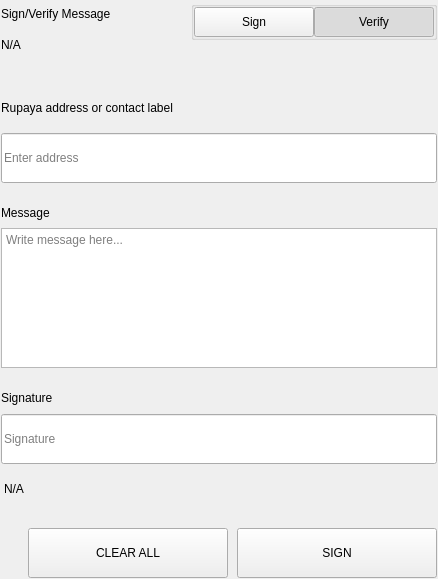
<?xml version="1.0" encoding="UTF-8"?>
<ui version="4.0">
 <class>SettingsSignMessageWidgets</class>
 <widget class="QWidget" name="SettingsSignMessageWidgets">
  <property name="geometry">
   <rect>
    <x>0</x>
    <y>0</y>
    <width>438</width>
    <height>579</height>
   </rect>
  </property>
  <property name="windowTitle">
   <string notr="true">N/A</string>
  </property>
  <layout class="QVBoxLayout" name="verticalLayout">
   <property name="spacing">
    <number>0</number>
   </property>
   <property name="leftMargin">
    <number>0</number>
   </property>
   <property name="topMargin">
    <number>0</number>
   </property>
   <property name="rightMargin">
    <number>0</number>
   </property>
   <property name="bottomMargin">
    <number>0</number>
   </property>
   <item>
    <widget class="QWidget" name="left" native="true">
     <layout class="QVBoxLayout" name="verticalLayout_3">
      <property name="leftMargin">
       <number>0</number>
      </property>
      <property name="topMargin">
       <number>0</number>
      </property>
      <property name="rightMargin">
       <number>0</number>
      </property>
      <property name="bottomMargin">
       <number>0</number>
      </property>
      <item>
       <widget class="QWidget" name="container_sign" native="true">
        <layout class="QVBoxLayout" name="verticalLayout_2">
         <property name="spacing">
          <number>0</number>
         </property>
         <property name="leftMargin">
          <number>1</number>
         </property>
         <property name="topMargin">
          <number>1</number>
         </property>
         <property name="rightMargin">
          <number>1</number>
         </property>
         <property name="bottomMargin">
          <number>1</number>
         </property>
         <item>
          <layout class="QHBoxLayout" name="horizontalLayout_3" stretch="3,1">
           <property name="spacing">
            <number>40</number>
           </property>
           <item>
            <layout class="QVBoxLayout" name="verticalLayoutTitle">
             <property name="spacing">
              <number>5</number>
             </property>
             <item>
              <widget class="QLabel" name="labelTitle">
               <property name="text">
                <string>Sign/Verify Message</string>
               </property>
              </widget>
             </item>
             <item>
              <widget class="QLabel" name="labelSubtitle1">
               <property name="text">
                <string notr="true">N/A</string>
               </property>
               <property name="wordWrap">
                <bool>true</bool>
               </property>
              </widget>
             </item>
            </layout>
           </item>
           <item alignment="Qt::AlignRight|Qt::AlignTop">
            <widget class="QWidget" name="containerSwitch" native="true">
             <property name="styleSheet">
              <string notr="true">#containerSwitch{
	padding-top:9px;
}</string>
             </property>
             <layout class="QVBoxLayout" name="verticalLayout_6">
              <property name="spacing">
               <number>4</number>
              </property>
              <property name="leftMargin">
               <number>0</number>
              </property>
              <property name="topMargin">
               <number>0</number>
              </property>
              <property name="rightMargin">
               <number>0</number>
              </property>
              <property name="bottomMargin">
               <number>0</number>
              </property>
              <item alignment="Qt::AlignRight">
               <widget class="QGroupBox" name="groupBox">
                <property name="sizePolicy">
                 <sizepolicy hsizetype="Fixed" vsizetype="Preferred">
                  <horstretch>0</horstretch>
                  <verstretch>0</verstretch>
                 </sizepolicy>
                </property>
                <property name="title">
                 <string/>
                </property>
                <property name="alignment">
                 <set>Qt::AlignRight|Qt::AlignTop|Qt::AlignTrailing</set>
                </property>
                <layout class="QHBoxLayout" name="horizontalLayout_4">
                 <property name="spacing">
                  <number>0</number>
                 </property>
                 <property name="leftMargin">
                  <number>0</number>
                 </property>
                 <property name="topMargin">
                  <number>0</number>
                 </property>
                 <property name="rightMargin">
                  <number>0</number>
                 </property>
                 <property name="bottomMargin">
                  <number>0</number>
                 </property>
                 <item>
                  <widget class="QPushButton" name="pushSign">
                   <property name="minimumSize">
                    <size>
                     <width>120</width>
                     <height>30</height>
                    </size>
                   </property>
                   <property name="maximumSize">
                    <size>
                     <width>120</width>
                     <height>30</height>
                    </size>
                   </property>
                   <property name="focusPolicy">
                    <enum>Qt::NoFocus</enum>
                   </property>
                   <property name="text">
                    <string>Sign</string>
                   </property>
                   <property name="checkable">
                    <bool>true</bool>
                   </property>
                   <property name="autoExclusive">
                    <bool>true</bool>
                   </property>
                  </widget>
                 </item>
                 <item>
                  <widget class="QPushButton" name="pushVerify">
                   <property name="minimumSize">
                    <size>
                     <width>120</width>
                     <height>30</height>
                    </size>
                   </property>
                   <property name="maximumSize">
                    <size>
                     <width>120</width>
                     <height>30</height>
                    </size>
                   </property>
                   <property name="focusPolicy">
                    <enum>Qt::NoFocus</enum>
                   </property>
                   <property name="text">
                    <string>Verify</string>
                   </property>
                   <property name="checkable">
                    <bool>true</bool>
                   </property>
                   <property name="checked">
                    <bool>true</bool>
                   </property>
                   <property name="autoExclusive">
                    <bool>true</bool>
                   </property>
                  </widget>
                 </item>
                </layout>
               </widget>
              </item>
              <item alignment="Qt::AlignHCenter|Qt::AlignTop">
               <widget class="QLabel" name="labelSubtitleSwitch">
                <property name="text">
                 <string/>
                </property>
                <property name="alignment">
                 <set>Qt::AlignRight|Qt::AlignTrailing|Qt::AlignVCenter</set>
                </property>
               </widget>
              </item>
             </layout>
            </widget>
           </item>
          </layout>
         </item>
         <item>
          <spacer name="verticalSpacer_2">
           <property name="orientation">
            <enum>Qt::Vertical</enum>
           </property>
           <property name="sizeType">
            <enum>QSizePolicy::Fixed</enum>
           </property>
           <property name="sizeHint" stdset="0">
            <size>
             <width>20</width>
             <height>40</height>
            </size>
           </property>
          </spacer>
         </item>
         <item>
          <widget class="QWidget" name="containerAddress" native="true">
           <property name="sizePolicy">
            <sizepolicy hsizetype="Preferred" vsizetype="Fixed">
             <horstretch>0</horstretch>
             <verstretch>0</verstretch>
            </sizepolicy>
           </property>
           <layout class="QVBoxLayout" name="verticalLayout_5" stretch="0,0">
            <property name="spacing">
             <number>15</number>
            </property>
            <property name="leftMargin">
             <number>0</number>
            </property>
            <property name="topMargin">
             <number>0</number>
            </property>
            <property name="rightMargin">
             <number>0</number>
            </property>
            <property name="bottomMargin">
             <number>0</number>
            </property>
            <item>
             <widget class="QLabel" name="labelSubtitleAddress">
              <property name="minimumSize">
               <size>
                <width>0</width>
                <height>20</height>
               </size>
              </property>
              <property name="maximumSize">
               <size>
                <width>16777215</width>
                <height>20</height>
               </size>
              </property>
              <property name="text">
               <string>Rupaya address or contact label</string>
              </property>
             </widget>
            </item>
            <item>
             <widget class="QLineEdit" name="addressIn_SM">
              <property name="minimumSize">
               <size>
                <width>0</width>
                <height>50</height>
               </size>
              </property>
              <property name="maximumSize">
               <size>
                <width>16777215</width>
                <height>50</height>
               </size>
              </property>
              <property name="placeholderText">
               <string>Enter address</string>
              </property>
             </widget>
            </item>
           </layout>
          </widget>
         </item>
         <item>
          <spacer name="verticalSpacer_3">
           <property name="orientation">
            <enum>Qt::Vertical</enum>
           </property>
           <property name="sizeType">
            <enum>QSizePolicy::Fixed</enum>
           </property>
           <property name="sizeHint" stdset="0">
            <size>
             <width>20</width>
             <height>20</height>
            </size>
           </property>
          </spacer>
         </item>
         <item>
          <layout class="QVBoxLayout" name="verticalLayout_9">
           <property name="spacing">
            <number>5</number>
           </property>
           <item>
            <widget class="QLabel" name="labelSubtitleMessage">
             <property name="minimumSize">
              <size>
               <width>0</width>
               <height>20</height>
              </size>
             </property>
             <property name="maximumSize">
              <size>
               <width>16777215</width>
               <height>20</height>
              </size>
             </property>
             <property name="text">
              <string>Message</string>
             </property>
            </widget>
           </item>
           <item>
            <widget class="QPlainTextEdit" name="messageIn_SM">
             <property name="minimumSize">
              <size>
               <width>0</width>
               <height>140</height>
              </size>
             </property>
             <property name="maximumSize">
              <size>
               <width>16777215</width>
               <height>140</height>
              </size>
             </property>
             <property name="placeholderText">
              <string>Write message here...</string>
             </property>
            </widget>
           </item>
          </layout>
         </item>
         <item>
          <spacer name="verticalSpacer_4">
           <property name="orientation">
            <enum>Qt::Vertical</enum>
           </property>
           <property name="sizeType">
            <enum>QSizePolicy::Fixed</enum>
           </property>
           <property name="sizeHint" stdset="0">
            <size>
             <width>20</width>
             <height>20</height>
            </size>
           </property>
          </spacer>
         </item>
         <item>
          <widget class="QWidget" name="widget" native="true">
           <property name="minimumSize">
            <size>
             <width>0</width>
             <height>75</height>
            </size>
           </property>
           <property name="maximumSize">
            <size>
             <width>16777215</width>
             <height>16777215</height>
            </size>
           </property>
           <layout class="QVBoxLayout" name="verticalLayout_4">
            <property name="leftMargin">
             <number>0</number>
            </property>
            <property name="topMargin">
             <number>0</number>
            </property>
            <property name="rightMargin">
             <number>0</number>
            </property>
            <property name="bottomMargin">
             <number>0</number>
            </property>
            <item>
             <widget class="QLabel" name="labelSubtitleSignature">
              <property name="minimumSize">
               <size>
                <width>0</width>
                <height>20</height>
               </size>
              </property>
              <property name="maximumSize">
               <size>
                <width>16777215</width>
                <height>20</height>
               </size>
              </property>
              <property name="text">
               <string>Signature</string>
              </property>
             </widget>
            </item>
            <item>
             <widget class="QLineEdit" name="signatureOut_SM">
              <property name="minimumSize">
               <size>
                <width>0</width>
                <height>50</height>
               </size>
              </property>
              <property name="placeholderText">
               <string>Signature</string>
              </property>
             </widget>
            </item>
           </layout>
          </widget>
         </item>
         <item>
          <widget class="QLabel" name="statusLabel_SM">
           <property name="styleSheet">
            <string notr="true">padding-top:5px;</string>
           </property>
           <property name="text">
            <string notr="true">N/A</string>
           </property>
          </widget>
         </item>
         <item>
          <spacer name="verticalSpacer">
           <property name="orientation">
            <enum>Qt::Vertical</enum>
           </property>
           <property name="sizeType">
            <enum>QSizePolicy::Fixed</enum>
           </property>
           <property name="sizeHint" stdset="0">
            <size>
             <width>20</width>
             <height>20</height>
            </size>
           </property>
          </spacer>
         </item>
         <item>
          <layout class="QHBoxLayout" name="horizontalLayout_7">
           <property name="spacing">
            <number>9</number>
           </property>
           <item>
            <spacer name="horizontalSpacer_5">
             <property name="orientation">
              <enum>Qt::Horizontal</enum>
             </property>
             <property name="sizeType">
              <enum>QSizePolicy::Expanding</enum>
             </property>
             <property name="sizeHint" stdset="0">
              <size>
               <width>40</width>
               <height>20</height>
              </size>
             </property>
            </spacer>
           </item>
           <item>
            <widget class="QPushButton" name="pushButtonClear">
             <property name="minimumSize">
              <size>
               <width>200</width>
               <height>50</height>
              </size>
             </property>
             <property name="focusPolicy">
              <enum>Qt::NoFocus</enum>
             </property>
             <property name="text">
              <string>CLEAR ALL</string>
             </property>
            </widget>
           </item>
           <item>
            <widget class="QPushButton" name="pushButtonSave">
             <property name="minimumSize">
              <size>
               <width>200</width>
               <height>50</height>
              </size>
             </property>
             <property name="maximumSize">
              <size>
               <width>200</width>
               <height>50</height>
              </size>
             </property>
             <property name="focusPolicy">
              <enum>Qt::NoFocus</enum>
             </property>
             <property name="text">
              <string>SIGN</string>
             </property>
            </widget>
           </item>
          </layout>
         </item>
        </layout>
       </widget>
      </item>
     </layout>
    </widget>
   </item>
  </layout>
 </widget>
 <resources/>
 <connections/>
</ui>
